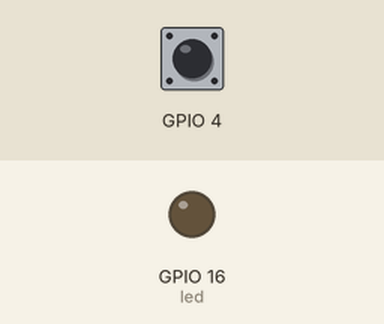
A sketch run on a simulated ESP32. Shown: output pins drawn as LEDs (lit = HIGH). Inputs (shaded band) come from the test bench; at power-on: GPIO 4 HIGH. What the sketch prints to the serial monitor is not drawn.

Above: at 2.2 s.
2.3 s: GPIO 4 pulled LOW for 0.15 s
At 2.37 s:
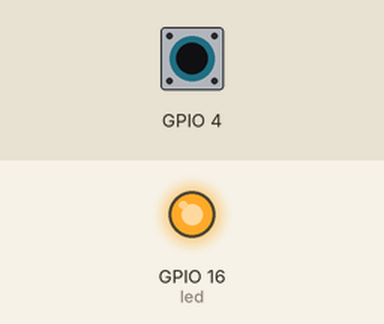
3.9 s: GPIO 4 pulled LOW for 3.2 s
At 7.5 s:
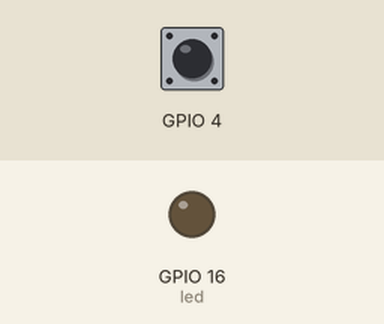
Timing chart, 0 to 9.0 s (numbered marks = the images above; inputs shaded):
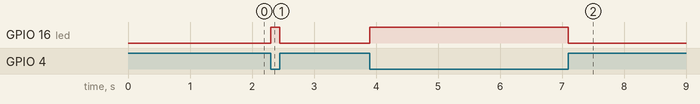

Measured:
- after the input at 2.3 s, GPIO 16 (led): LOW → HIGH at once, → LOW 0.15 s later
- after the input at 3.9 s, GPIO 16 (led): LOW → HIGH at once, → LOW 3.2 s later

The sketch:

touch_2.ino
```cpp
// AISYAH NURUL AINI               (4.31.21.0.03)
// BRIAN RAHMADITYA                (4.31.21.0.09)
// SABRINA VIRRY TALITHA MEIRILLA  (4.31.21.0.23)// ESP32 Touch Test
// Just test touch pin - Touch0 is T0 which is on GPIO 4.
const int led = 16;

void setup() {
  Serial.begin(115200);
  delay(1000); // give me time to bring up serial monitor
  Serial.println("ESP32 Touch Test");
  pinMode (led, OUTPUT);
}
void loop() {
  if (touchRead(4) < 20) {
    digitalWrite(led, HIGH);
  }
  else {
    digitalWrite(led, LOW);
  }
}
```
